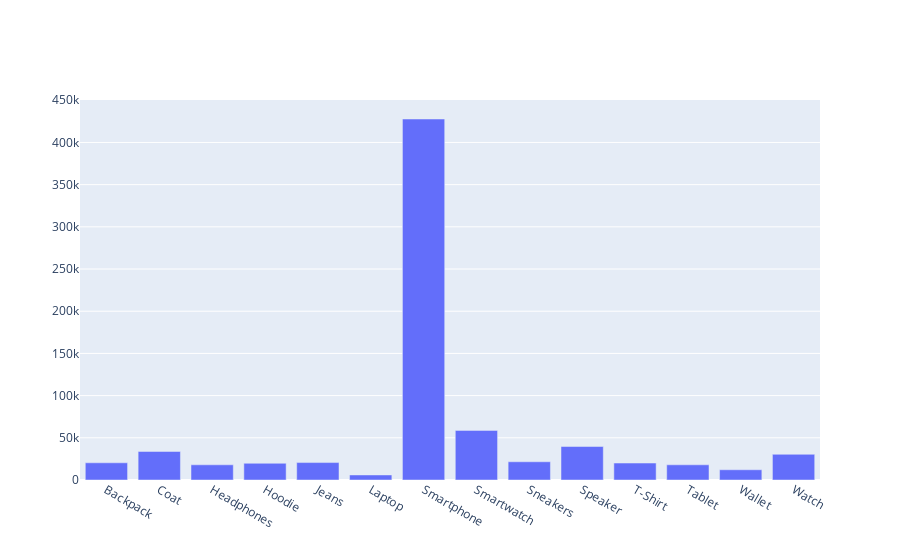

Notebook code cell kept with this figure:
### Code cell
fig = go.Figure(data=[go.Bar(x=product_revenue.index, y=product_revenue["revenue"])])
fig.show()

### Figure 1 — Plotly figure (JSON) as saved in the notebook; plotly's stock layout.template omitted (floating-point values rounded to 4 significant figures)
{"data": [{"type": "bar", "x": ["Backpack", "Coat", "Headphones", "Hoodie", "Jeans", "Laptop", "Smartphone", "Smartwatch", "Sneakers", "Speaker", "T-Shirt", "Tablet", "Wallet", "Watch"], "y": [20400, 33800, 18000, 19800, 20650, 6000, 427800, 58800, 21600, 39680, 20100, 18000, 12150, 30450]}], "layout": {}}
